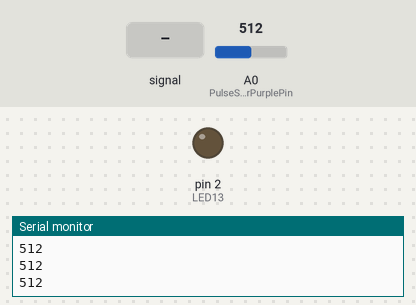
A sketch run on a simulated Arduino Uno, built with avr-gcc and run on an emulated ATmega328P. Parts: output pins drawn as LEDs (lit = HIGH), the last lines printed to the serial monitor. Dashed ring = blinking. The inputs (shaded band) are chosen by the test bench; at power-on: A0 (PulseSensorPurplePin) = 512.

Above: at 1.2 s.
1.3 s: A0 (PulseSensorPurplePin) fed a 200 Hz sine of ±81 counts around its level
At 1.54 s:
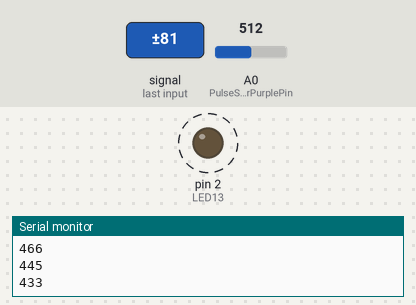
4.3 s: A0 (PulseSensorPurplePin) set to 716
At 4.3 s:
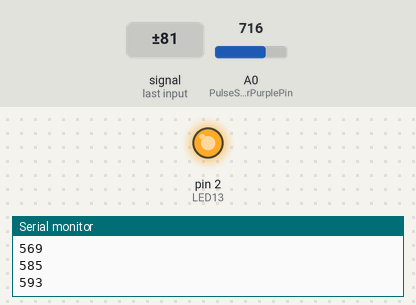
5.8 s: A0 (PulseSensorPurplePin) set to 559
7.3 s: A0 (PulseSensorPurplePin) set to 533
At 8.5 s:
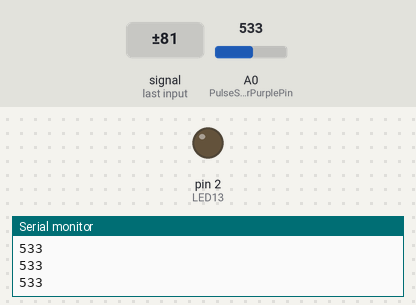
8.8 s: A0 (PulseSensorPurplePin) set to 560
At 9.9 s:
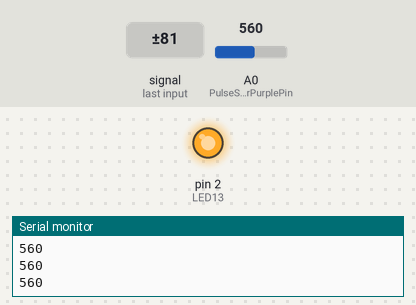
Timing chart, 0 to 11.3 s (numbered marks = the images above; inputs shaded):
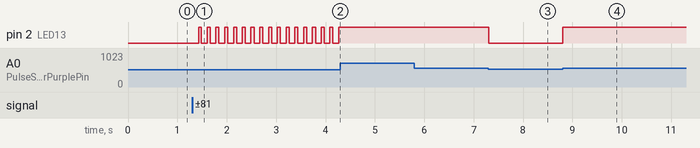

The sketch:

esp8266_pulse_sensor_test_threshold.ino
```cpp
/*  PulseSensor Starter Project and Signal Tester
 *  The Best Way to Get Started  With, or See the Raw Signal of, your PulseSensor.com™ & Arduino.
 *
 *  Here is a link to the tutorial
 *  https://pulsesensor.com/pages/code-and-guide
 *
 *  WATCH ME (Tutorial Video):
 *  https://www.youtube.com/watch?v=RbB8NSRa5X4
 *
 *
-------------------------------------------------------------
1) This shows a live human Heartbeat Pulse.
2) Live visualization in Arduino's Cool "Serial Plotter".
3) Blink an LED on each Heartbeat.
4) This is the direct Pulse Sensor's Signal.
5) A great first-step in troubleshooting your circuit and connections.
6) "Human-readable" code that is newbie friendly."

*/


//  Variables
int PulseSensorPurplePin = A0;        // Pulse Sensor PURPLE WIRE connected to ANALOG PIN 0
int LED13 = 2;   //  The on-board Arduion LED


int Signal;                // holds the incoming raw data. Signal value can range from 0-1024
int Threshold = 550;            // Determine which Signal to "count as a beat", and which to ingore.


// The SetUp Function:
void setup() {
  //pinMode(PulseSensorPurplePin,INPUT);
  //digitalWrite(PulseSensorPurplePin,LOW);
  pinMode(LED13,OUTPUT);         // pin that will blink to your heartbeat!
   Serial.begin(115200);         // Set's up Serial Communication at certain speed.

}

// The Main Loop Function
void loop() {

  Signal = analogRead(PulseSensorPurplePin);  // Read the PulseSensor's value.
                                              // Assign this value to the "Signal" variable.

   Serial.println(Signal);                    // Send the Signal value to Serial Plotter.


   if(Signal > Threshold){                          // If the signal is above "550", then "turn-on" Arduino's on-Board LED.
     digitalWrite(LED13,HIGH);
   } else {
     digitalWrite(LED13,LOW);                //  Else, the sigal must be below "550", so "turn-off" this LED.
   }


delay(10);


}
```

Measured:
- the behaviour switches between 551 and 550 on A0 (PulseSensorPurplePin) (found by bisection; images 2 and 3)
- after the input at 1.3 s, pin 2 (LED13): alternates HIGH for 0.06 s and LOW for 0.11 s, starting after 0.13 s
- after the input at 4.3 s, pin 2 (LED13): stops changing and stays HIGH
- after the input at 7.3 s, pin 2 (LED13): HIGH → LOW at once
- after the input at 8.8 s, pin 2 (LED13): LOW → HIGH at once
